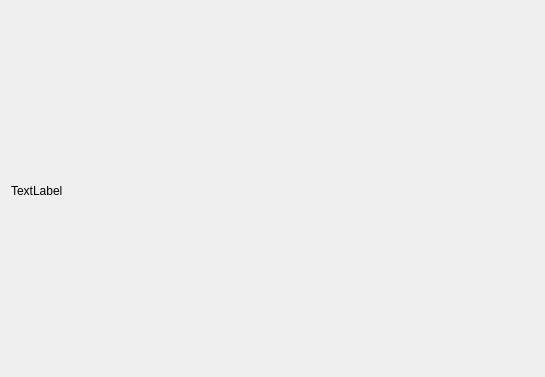
<?xml version="1.0" encoding="UTF-8"?>
<ui version="4.0">
 <class>DetectedImage</class>
 <widget class="QDialog" name="DetectedImage">
  <property name="geometry">
   <rect>
    <x>0</x>
    <y>0</y>
    <width>545</width>
    <height>377</height>
   </rect>
  </property>
  <property name="minimumSize">
   <size>
    <width>400</width>
    <height>300</height>
   </size>
  </property>
  <property name="windowTitle">
   <string>Dialog</string>
  </property>
  <layout class="QGridLayout" name="gridLayout">
   <item row="0" column="0">
    <widget class="QLabel" name="label">
     <property name="minimumSize">
      <size>
       <width>527</width>
       <height>359</height>
      </size>
     </property>
     <property name="text">
      <string>TextLabel</string>
     </property>
    </widget>
   </item>
  </layout>
 </widget>
 <resources/>
 <connections/>
</ui>
